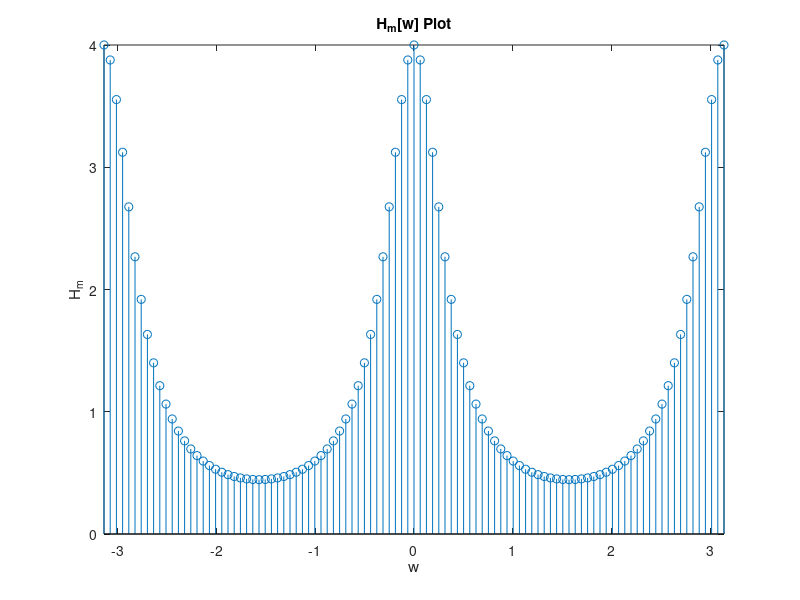

Write the MATLAB code that produced this figure.
%{
Rolando Rosales - 1001850424
CSE 3313 - Homework 3 - Problem M2
%}

SeqSize = 101;
pidiv = pi*2/(SeqSize-1);

w = zeros(1, SeqSize);
w(1) = -pi;

for i = 2:SeqSize
		w(i) = w(i-1) + pidiv;
end

H = (0:SeqSize-1);
H = (1-.5*exp(-2*j*w)).^-1;

H2 = abs(H).^2;

stem(w, H2);
title('H_m[w] Plot');
xlabel('w');
ylabel('H_m');
ylim([0 4]);
xlim([-pi pi]);